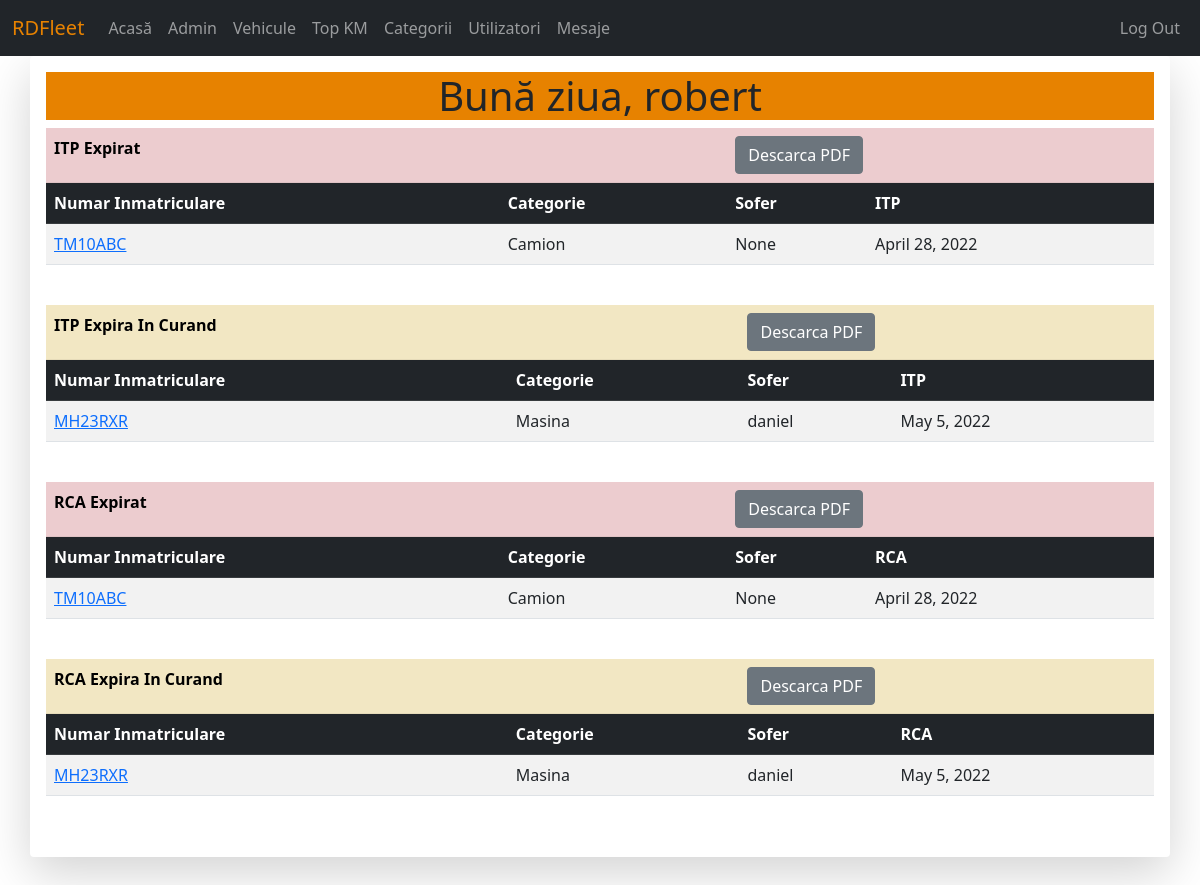
The app's page / (signed in) with its own data.
### vehicles/models.py (models this page shows, shortened)
class Vehicle(models.Model):
	vehicle_plate = models.CharField(max_length = 10, unique = True, verbose_name = "Număr înmatriculare")
	vehicle_odometer = models.PositiveIntegerField(verbose_name = "Kilometraj")
	vehicle_itp = models.DateField(verbose_name = "ITP expiră la")
	vehicle_rca = models.DateField(verbose_name = "RCA expiră la")
	vehicle_last_service = models.PositiveIntegerField(verbose_name = "Ultimul service efectuat KM")
	vehicle_driver = models.ForeignKey(settings.AUTH_USER_MODEL, on_delete=models.SET_NULL, null = True, verbose_name = "Șoferul", blank = True)
	vehicle_category = models.ForeignKey(Category, on_delete=models.SET_NULL, null = True, verbose_name = "Categoria", blank = True)
	def get_absolute_url(self):
		return reverse("vehicle-detail-view", kwargs={"id":self.id})

class Category(models.Model):
	category_name = models.CharField(max_length = 50, unique = True, verbose_name = "Categorie")
	def __str__(self):
		return self.category_name

### pages/views.py (the view, shortened to what this page needs)
# urls.py: path('', views.HomeView.as_view(), name='home'),
class HomeView(View):
	template_name = 'pages/default.html'
	def get(self, request, *args, **kwargs):
		if not request.user.is_authenticated:
			return render(request, self.template_name)
		if request.user.is_superuser:
			self.template_name = 'pages/home_admin.html'
			today = datetime.date.today()
			month = today + relativedelta(months=1)
			itp_expirat = Vehicle.objects.filter(vehicle_itp__lte=today)
			itp_luna = Vehicle.objects.filter(vehicle_itp__lte=month).exclude(vehicle_itp__lte=today)
			rca_expirat = Vehicle.objects.filter(vehicle_rca__lte=today)
			rca_luna = Vehicle.objects.filter(vehicle_rca__lte=month).exclude(vehicle_rca__lte=today)
			context={
				'itp_expirat':itp_expirat,
				'itp_luna':itp_luna,
				'rca_expirat':rca_expirat,
				'rca_luna':rca_luna,
			}
			if not itp_expirat.exists():
				context['itp_expirat'] = None
			if not itp_luna.exists():
				context['itp_luna'] = None
			if not rca_expirat.exists():
				context['rca_expirat'] = None
			if not rca_luna.exists():
				context['rca_luna'] = None
			return render(request, self.template_name,context)
		context = {'vehicle' : self.get_obj(request)}
		self.template_name = 'pages/home.html'
		return render(request, self.template_name, context)

### pages/templates/pages/home_admin.html (shortened to what this page needs)
{% extends 'base.html' %}
{% block content %}
	<h1 style="background-color: #e78200; text-align: center;">Bună ziua, {{ user.username }}</h1>
	{% if itp_expirat %}
	<table class="table table-striped table-hover" id="itp-expirat">
		<tr scope="row" class="table-danger">
			<th colspan="2">ITP Expirat</th>
			<th colspan="2"><button class="btn btn-secondary" type="button" id="btnitpexpirat">Descarca PDF</button></th>
		</tr>
		<tr scope="row" class="table-dark">
			<th>Numar Inmatriculare</th>
			<th>Categorie</th>
			<th>Sofer</th>
			<th>ITP</th>
		</tr>
		<tr scope="row">{% for vehicle in itp_expirat %}
			<td><a href="{{ vehicle.get_absolute_url }}">{{ vehicle.vehicle_plate }}</a></td>
			<td>{{ vehicle.vehicle_category }}</td>
			<td>{{ vehicle.vehicle_driver }}</td>
			<td>{{ vehicle.vehicle_itp }}</td>
		</tr>{% endfor %}
	</table>
	<br>
	{% endif %}
	{% if itp_luna %}
	<table class="table table-striped table-hover" id="itp-luna">
		<tr scope="row" class="table-warning">
			<th colspan="2">ITP Expira In Curand</th>
			<th colspan="2"><button class="btn btn-secondary" type="button" id="btnitpluna">Descarca PDF</button></th>
		</tr>
		<tr scope="row" class="table-dark">
			<th>Numar Inmatriculare</th>
			<th>Categorie</th>
			<th>Sofer</th>
			<th>ITP</th>
		</tr>
		<tr scope="row">{% for vehicle in itp_luna %}
			<td><a href="{{ vehicle.get_absolute_url }}">{{ vehicle.vehicle_plate }}</a></td>
			<td>{{ vehicle.vehicle_category }}</td>
			<td>{{ vehicle.vehicle_driver }}</td>
			<td>{{ vehicle.vehicle_itp }}</td>
		</tr>{% endfor %}
	</table>
	<br>
	{% endif %}
	{% if rca_expirat %}
	<table class="table table-striped table-hover" id="rca-expirat">
		<tr scope="row" class="table-danger">
			<th colspan="2">RCA Expirat</th>
			<th colspan="2"><button class="btn btn-secondary" type="button" id="btnrcaexpirat">Descarca PDF</button></th>
		</tr>
		<tr scope="row" class="table-dark">
			<th>Numar Inmatriculare</th>
			<th>Categorie</th>
			<th>Sofer</th>
			<th>RCA</th>
		</tr>
		<tr scope="row">{% for vehicle in rca_expirat %}
			<td><a href="{{ vehicle.get_absolute_url }}">{{ vehicle.vehicle_plate }}</a></td>
			<td>{{ vehicle.vehicle_category }}</td>
			<td>{{ vehicle.vehicle_driver }}</td>
			<td>{{ vehicle.vehicle_rca }}</td>
		</tr>{% endfor %}
	</table>
	<br>
	{% endif %}
	{% if rca_luna %}
	<table class="table table-striped table-hover" id="rca-luna">
		<tr scope="row" class="table-warning">
			<th colspan="2">RCA Expira In Curand</th>
			<th colspan="2"><button class="btn btn-secondary" type="button" id="btnrcaluna">Descarca PDF</button></th>
		</tr>
		<tr scope="row" class="table-dark">
			<th>Numar Inmatriculare</th>
			<th>Categorie</th>
			<th>Sofer</th>
			<th>RCA</th>
		</tr>
		<tr scope="row">{% for vehicle in rca_luna %}
			<td><a href="{{ vehicle.get_absolute_url }}">{{ vehicle.vehicle_plate }}</a></td>
			<td>{{ vehicle.vehicle_category }}</td>
			<td>{{ vehicle.vehicle_driver }}</td>
			<td>{{ vehicle.vehicle_rca }}</td>
		</tr>{% endfor %}
	</table>
	<br>
	{% endif %}
{% endblock %}

### static/style.css (style rules this page uses)
body { margin:0; height: 100%; }

### records on screen
Vehicle: vehicle_plate "TM10ABC", vehicle_category "Camion", vehicle_driver "None", vehicle_itp "April 28, 2022", vehicle_rca "April 28, 2022"
Vehicle: vehicle_plate "MH23RXR", vehicle_category "Masina", vehicle_driver "daniel", vehicle_itp "May 5, 2022", vehicle_rca "May 5, 2022"

### other values on screen
{{ user.username }} "robert"
